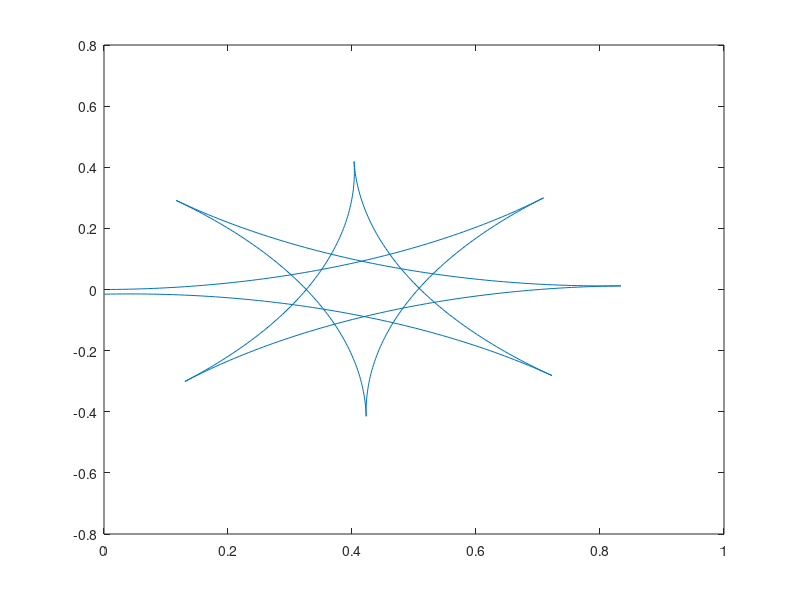

Here is the MATLAB script that generated this plot:
clc
clear
close all

r0 = [0;0];
phi0 = 0;
R = 1;

ls = pi/2*[5 5 5 5 5 5 5 5]*0.1;

r = r0;
phi = phi0;
k = 1; 
sign_i = 1;
for i = 1:length(ls)
    l = ls(i);
    
    dl = 0.01;
    for s = 0:dl:l
        phi = phi + dl/R;
        r = r + sign_i * dl*[cos(phi); sin(phi)];
        phis(k) = phi;
        rs(:, k) = r;
        k = k+1;
    end
    sign_i = -sign_i;
end

plot(rs(1,:), rs(2,:))